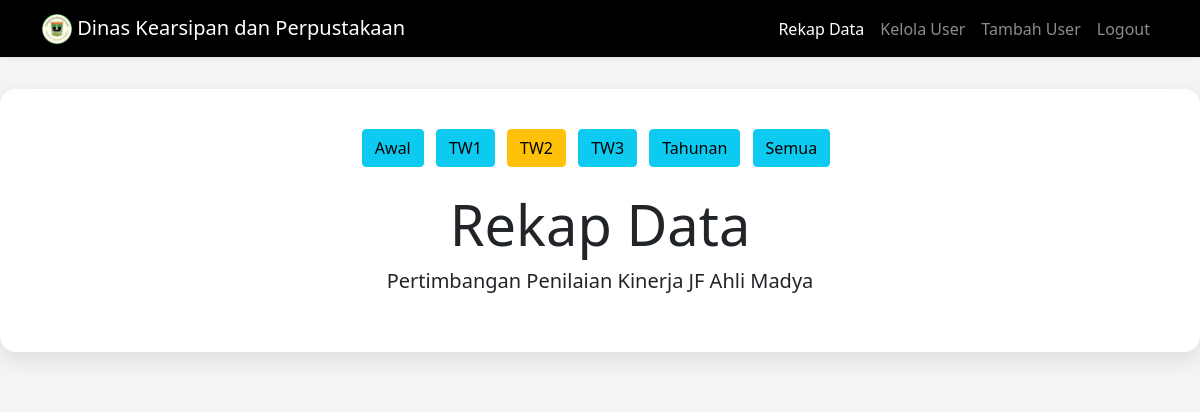
The app's page /admin.php?periode=tw2 (signed in), older data.
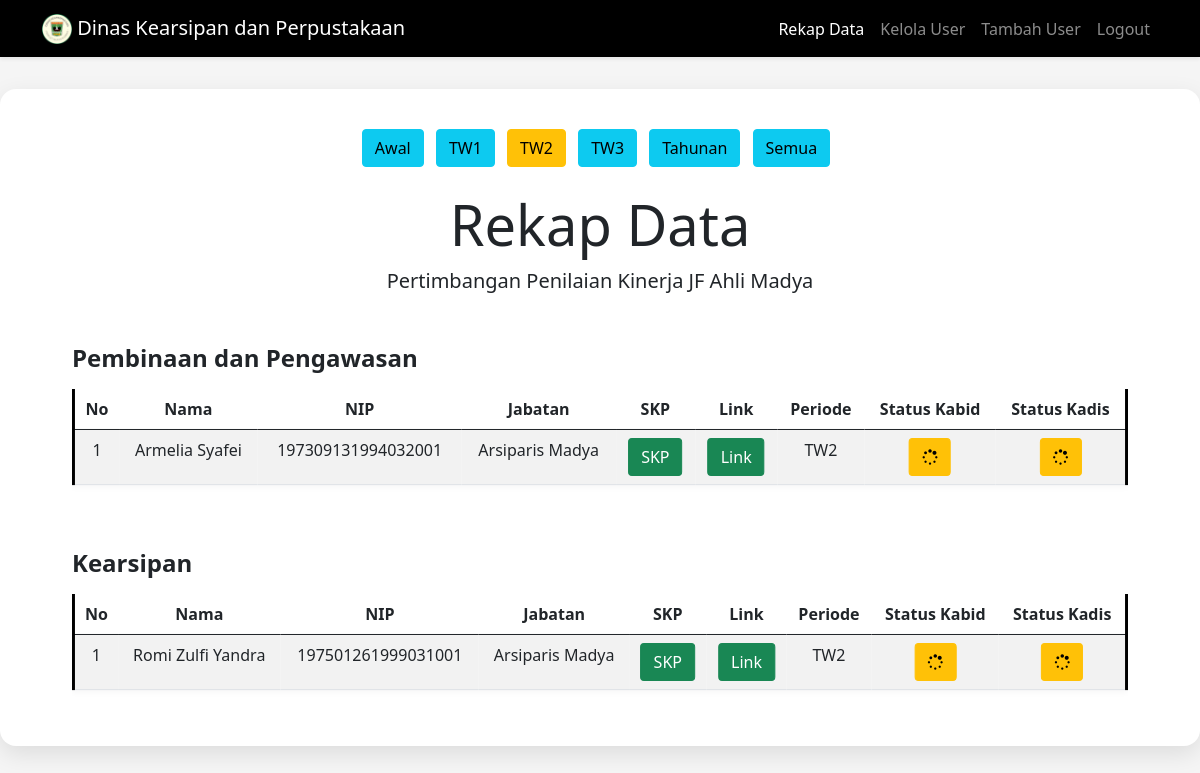
The same page, newer data.
### tables this page shows
CREATE TABLE `data` (
  `Nomor` int(100) NOT NULL,
  `Nama` varchar(100) NOT NULL,
  `NIP` bigint(100) NOT NULL,
  `Jabatan` varchar(100) NOT NULL,
  `Bidang` varchar(100) NOT NULL,
  `Kabid` varchar(100) NOT NULL,
  `SKP` longblob NOT NULL,
  `Link` varchar(300) NOT NULL,
  `Periode` enum('Awal','TW1','TW2','TW3','Tahunan') NOT NULL,
  `status` enum('pending','disetujui','revisi') DEFAULT NULL,
  `komentar` text NOT NULL,
  `tanggal` datetime DEFAULT current_timestamp()
);

### admin.php (the view, shortened to what the changed rows need)
<!DOCTYPE html>
<html lang="en">
<head>
  <link href="https://cdn.jsdelivr.net/npm/bootstrap@5.0.2/dist/css/bootstrap.min.css" rel="stylesheet" />
  <link rel="stylesheet" href="https://stackpath.bootstrapcdn.com/font-awesome/4.7.0/css/font-awesome.min.css">
  <link rel="stylesheet" href="style.css" />
</head>
<body style="background-color: whitesmoke">
  <section class="jumbotron text-center">
    <div class="card-custom mx-auto" style="max-width: 1500px;">
      <h1 class="display-4">Rekap Data</h1>
      <div style="padding: 0 2rem;">
        <?php
        include "koneksi.php";
        $periodeFilter = $_GET['periode'] ?? '';
        if ($periodeFilter != '') {
            $query_mysqli = mysqli_query($connect,"SELECT * FROM data WHERE LOWER(Periode) = '$periodeFilter' ORDER BY Kabid") or die(mysqli_error($connect));
        } else {
            $query_mysqli = mysqli_query($connect,"SELECT * FROM data ORDER BY Kabid") or die(mysqli_error($connect));
        }
        $kelompok_kabid = [];
        while ($row = mysqli_fetch_assoc($query_mysqli)) {
            $kelompok_kabid[$row['Bidang']][] = $row;
        }
        foreach ($kelompok_kabid as $kabid => $list_pegawai) {
          echo "<h4 class='mt-5 mb-3 text-start'><b>$kabid</b></h4>";
          echo "<div class='table-responsive'>";
          echo "<table class='table table-hover table-striped'>";
          echo "<thead>
                  <tr class='text-center'>
                    <th>No</th>
                    <th>Nama</th>
                    <th>NIP</th>
                    <th>Jabatan</th>
                    <th>SKP</th>
                    <th>Link</th>
                    <th>Periode</th>
                    <th>Status Kabid</th>
                    <th>Status Kadis</th>
                  </tr>
                </thead>
                <tbody>";
          $Nomor = 1;
          foreach ($list_pegawai as $pegawai) {
            echo "<tr class='text-center'>";
            echo "<td>{$Nomor}</td>";
            echo "<td>{$pegawai['Nama']}</td>";
            echo "<td>{$pegawai['NIP']}</td>";
            echo "<td>{$pegawai['Jabatan']}</td>";
            echo "<td><a class='btn btn-success' href='{$pegawai['SKP']}' target='_blank'>SKP</a></td>";
            $Periode = strtolower($pegawai['Periode']);
            if ($Periode === 'awal') {
                echo "<td><a class='btn btn-warning' href='#'><i class='fa fa-chain-broken'></i></a></td>";
            } else {
                echo "<td><a class='btn btn-success' href='{$pegawai['Link']}' target='_blank'>Link</a></td>";
            }
            echo "<td>{$pegawai['Periode']}</td>";
            $status = strtolower($pegawai['status']);
            if ($status === 'disetujui') {
                echo "<td><a class='btn btn-success' href='surat.php?Nomor={$pegawai['Nomor']}' target='_blank'><i class='fa fa-print'></i></a></td>";
            } elseif ($status === 'revisi') {
                echo "<td><a class='btn btn-danger' href='#'><i class='fa fa-ban'></i></a></td>";
            } else {
                echo "<td><a class='btn btn-warning' href='#'><i class='fa fa-spinner'></i></a></td>";
            }
            $statuss = strtolower($pegawai['statuss']);
            if ($statuss === 'disetujui') {
                echo "<td><a class='btn btn-success' href='surat.php?Nomor={$pegawai['Nomor']}' target='_blank'><i class='fa fa-print'></i></a></td>";
            } elseif ($statuss === 'revisi') {
                echo "<td><a class='btn btn-danger' href='#'><i class='fa fa-ban'></i></a></td>";
            } else {
                echo "<td><a class='btn btn-warning' href='#'><i class='fa fa-spinner'></i></a></td>";
            }
            echo "</tr>";
            $Nomor++;
          }
          echo "</tbody></table></div>";
        }
        ?>
      </div>
    </div>
  </section>
</body>
</html>

Row changes from the older to the newer data that the page shows:
added data: Nama "Armelia Syafei", NIP "197309131994032001", Jabatan "Arsiparis Madya", Periode "TW2", status "pending" (drawn), shown under "Pembinaan dan Pengawasan"
added data: Nama "Romi Zulfi Yandra", NIP "197501261999031001", Jabatan "Arsiparis Madya", Periode "TW2", status "pending" (drawn), shown under "Kearsipan"
Text that changed along with them:
new list line: "Pembinaan dan Pengawasan No Nama NIP Jabatan SKP Link Periode Status Kabid Status Kadis"
new list line: "Kearsipan No Nama NIP Jabatan SKP Link Periode Status Kabid Status Kadis"
